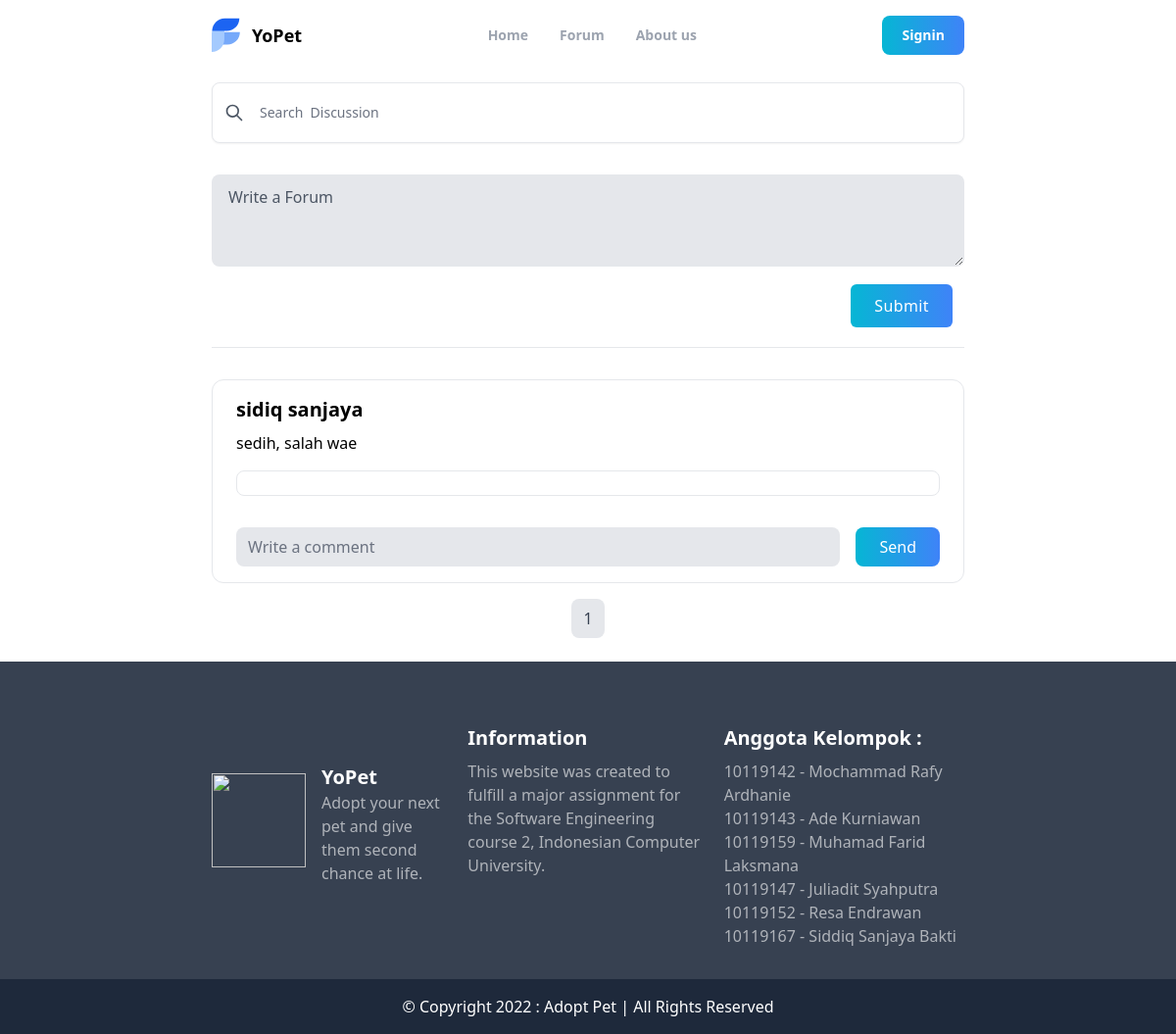
The app's page /?page=forum, older data.
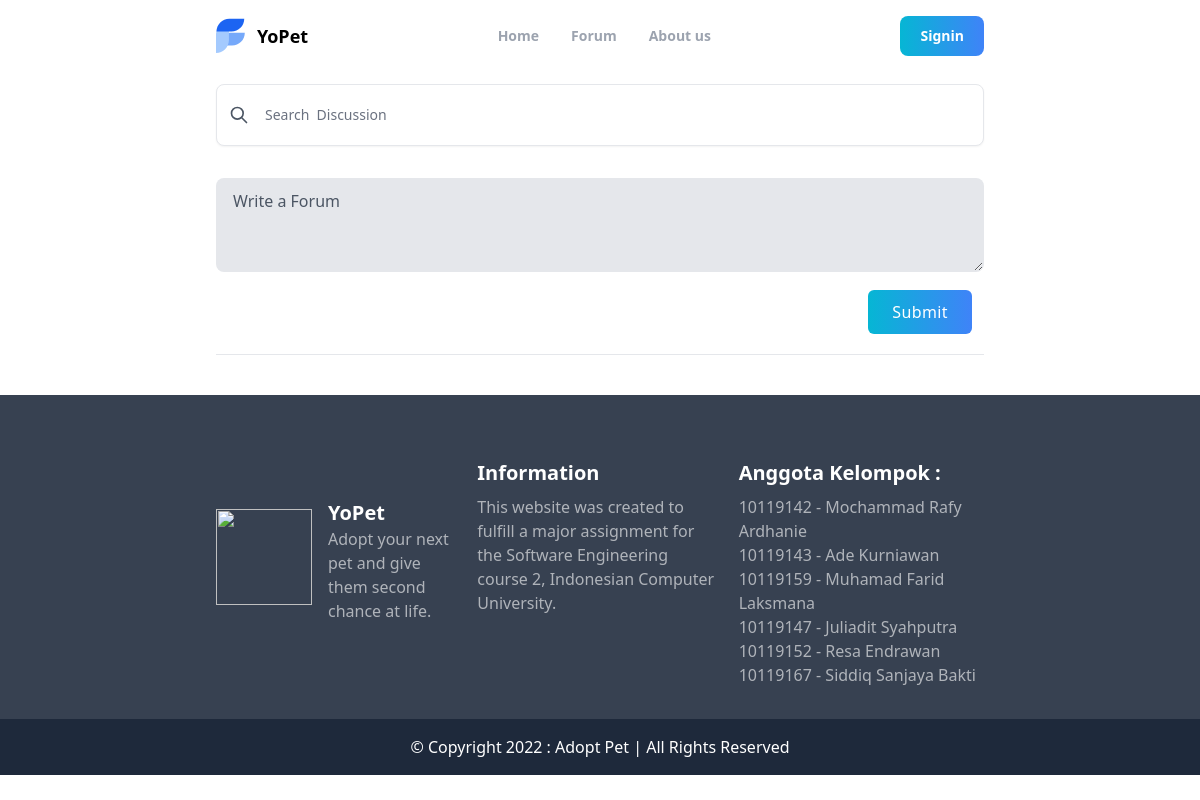
The same page, newer data.
### tables this page shows
CREATE TABLE `forum` (
  `id_forum` varchar(11) NOT NULL,
  `id_user` int(11) NOT NULL,
  `content_post` text NOT NULL,
  `date_post` datetime NOT NULL,
  PRIMARY KEY (`id_forum`),
  KEY `id_user` (`id_user`),
  CONSTRAINT `forum_ibfk_1` FOREIGN KEY (`id_user`) REFERENCES `user` (`id_user`) ON DELETE CASCADE ON UPDATE CASCADE
);

CREATE TABLE `user` (
  `id_user` int(11) NOT NULL AUTO_INCREMENT,
  `username` varchar(50) NOT NULL,
  `email` varchar(50) NOT NULL,
  `password` varchar(255) NOT NULL,
  `fullname` varchar(50) DEFAULT NULL,
  `create_at` datetime DEFAULT NULL,
  `gender` enum('M','F') DEFAULT NULL,
  `number_phone` decimal(15,0) DEFAULT NULL,
  `level` enum('admin','user') NOT NULL DEFAULT 'user',
  `city` varchar(100) DEFAULT NULL,
  PRIMARY KEY (`id_user`,`email`),
  UNIQUE KEY `username` (`username`,`email`)
);

### index.php (called while the page is built, shortened)
<?php
include "controler.php";
$ct = new controler();
$ct->geturl($_GET['page']);
?>

### class/class.post.php (called while the page is built, shortened)
<?php
Class post{
    public function loadforum($start,$limit,$cmd,$search){
        $db = dbconnect();
        if ($db->connect_errno == 0) {
            if($cmd == "full"){
                $sql = "SELECT `user`.`fullname`, `forum`.* FROM `user` RIGHT JOIN `forum` ON `forum`.`id_user` = `user`.`id_user` ORDER BY date_post DESC limit $start, $limit";
            }elseif($cmd == "search"){
                $sql = "SELECT `user`.`fullname`, `forum`.* FROM `user` RIGHT JOIN `forum` ON `forum`.`id_user` = `user`.`id_user` WHERE `content_post` LIKE  '%$search%'  ORDER BY date_post DESC limit $start, $limit";
            }
            $res = $db->query($sql);
                if ($res) {
                    $data = $res->fetch_all(MYSQLI_ASSOC);
                    return $data;
                } else
                    return FALSE;
        }else{
            return false;
        }
    }
    public function loadcommentforum($idpost){
        $db = dbconnect();
        if ($db->connect_errno == 0) {
            $sql = "SELECT `comment`.`content_comment` ,`comment`.`date_comment`, `user`.`fullname` , `user`.`id_user`, `forum`.`id_forum`, `comment`.`id_comment` FROM `forum` LEFT JOIN `comment` ON `comment`.`id_forum` = `forum`.`id_forum` LEFT JOIN `user` ON `comment`.`id_user` = `user`.`id_user` WHERE `forum`.`id_forum` = '$idpost' ORDER BY `comment`.`id_comment` DESC LIMIT 10";
            $res = $db->query($sql);
                if ($res) {
                    $data = $res->fetch_all(MYSQLI_ASSOC);
                    return $data;
                } else
                    return FALSE;
        }else{
            return false;
        }
    }
}
?>

### view/forum.php (the view, shortened to what this page needs)
<?php
$db = dbconnect();
$post = new post();
if($_SERVER["REQUEST_METHOD"] == "POST"){
    if(!isset($_POST['search'])){
        if(empty($_POST['search'])){
            if(empty($_SESSION['loggedin'])){
                header("location: ?page=signin");
            }elseif($_POST['type'] == "forum"){
                if(!empty($_POST['comment'])){
                    $post->createforum(htmlspecialchars($_SESSION['iduser']),htmlspecialchars($_POST['comment']));
                    header("location: /?page=forum");
                } else{
                    header("location: /?page=forum");
                }
            }elseif($_POST['type'] == "comment"){
                if(!empty($_POST['comment']) AND !empty($_POST['forum'])){
                    $post->savecommentforum($_SESSION['iduser'],htmlspecialchars($_POST['forum']),htmlspecialchars($_POST['comment']));
                    header("location: /?page=forum");
                }else{
                    header("location: /?page=forum");
                }
            }
        }else{
            header("location: /?page=forum");
        }
    }else{
        $data = $post->loadforum(0,20,"search",$_POST['search']);
    }
}else{
    $page = isset($_GET['ipage'])? (int)$_GET["ipage"]:1;
    $limit = 10;
    $start = ($page>1) ? ($page * $limit) - $limit : 0;
    $sql = $db->query("SELECT `forum`.`id_user` FROM `forum`");
    $total = mysqli_num_rows($sql);
    $pages = ceil($total/$limit);
    $data = $post->loadforum($start,$limit,"full",NULL);
}
?>
        <section>
            <form action="?page=forum" method="POST">
            <div class="WriteForum">
                <textarea class="border-transparent focus:border-blueGray-500 px-4 py-2.5 focus:bg-white focus:outline-none focus:shadow-outline focus:ring-2 ring-offset-current ring-offset-2 ring-gray-400 w-full bg-gray-200 mt-4 rounded-lg ease-in-out placeholder-gray-600"
                    name="comment" id="desc" cols="32" rows="3" placeholder="Write a Forum"></textarea>
                <div class="flex flex-row-reverse p-3">
                    <div class="flex-initial pl-3">
                        <button type="submit" class="flex items-center px-5 py-2.5 font-medium tracking-wide text-white capitalize   bg-gradient-to-r from-cyan-500 to-blue-500 rounded-md hover:bg-gray-800  focus:outline-none  transition duration-300 transform active:scale-95 ease-in-out">
                             <span class="mx-1">Submit</span>
                          </button>
                    </div>
                </div>
            </div>
            </form>
            <div class="border-t mt-2"></div>
            <?php
            foreach ($data as $dataf) {
                $reply = $post->loadcommentforum($dataf['id_forum']);
            ?>
            <div class="mt-8 posting">
                <div class="border rounded-xl">
                    <div class="px-6 py-4 post">
                        <div class="flex items-center justify-between">
                            <h1 class="text-xl font-semibold"><?php echo htmlspecialchars($dataf['fullname']); ?></h1>
                        </div>
                        <p class="mt-2"><?php echo htmlspecialchars($dataf['content_post']); ?></p>
                        <?php foreach ($reply as $datar){ ?>
                        <div class="px-4 py-2 mt-4 border rounded-lg">
                </div>
                        <?php } ?>
                        <form action="?page=forum" method="POST">
                            <div class="flex gap-4 mt-8">
                                <input class="w-full bg-gray-200 border-none rounded-lg" placeholder="Write a comment" type="text" name="comment">
                                <button class="px-6 text-white rounded-lg bg-gradient-to-r from-cyan-500 to-blue-500">Send</button>
                            </div>
                        </form>
                    </div>
                </div>
            </div>
            <?php } ?>
        </section>
        <?php if(!isset($_POST['search'])){ ?>
        <ul class="mb-6 mt-4 flex justify-center mx-auto my-8">
                <?php
                    for ($i=1; $i<=$pages ; $i++){
                ?>
                <li class="px-3 py-2 mx-1 text-gray-700 rounded-lg <?php if($page==$i){ echo "bg-gray-200";}else{echo "bg-gray-200 rounded-lg hover:bg-gray-700"; } ?>">
                    <a class="" href="?page=forum&ipage=<?php echo $i; ?>"><?php echo $i; ?></a>
                </li>
                <?php } ?>
            </ul>
        <?php } ?>
        </div>

### view/head.php (shortened to what this page needs)
<!DOCTYPE html>
<html lang="en">
<head>
    <link rel="stylesheet" href="view/style.css">
</head>

### controler.php (shortened to what this page needs)
<?php
include 'class/class.post.php';
Class controler {
    public function geturl($url){
        include 'view/head.php';
        if($url == ''){
           require 'view/navbar.php';
           require 'view/dashboard.php';
           require 'view/footer.php';
        }elseif($url == 'signin'){
            require 'view/signin.php';
        }elseif($url == 'signup'){
            require 'view/signup.php';
        }elseif($url == 'postpet'){
            require 'view/navbar.php';
            require 'view/post.php';
        }elseif($url == 'adopt-details'){
            require 'view/navbar.php';
            require 'view/adopt.php';
            require 'view/footer.php';
        }elseif($url == 'more-adopt'){
            require 'view/navbar.php';
            require 'view/search.php';
            require 'view/adoptapet.php';
            require 'view/footer.php';
        }elseif($url == 'profile'){
            require 'view/navbar.php';
            require 'view/profile.php';
        }elseif($url == 'edit-profile'){
            require 'view/navbar.php';
            require 'view/editprofile.php';
        }elseif($url == 'forum'){
            require 'view/navbar.php';
            require 'view/search.php';
            require 'view/forum.php';
            require 'view/footer.php';
        }elseif($url == 'about-us'){
            require 'view/navbar.php';
            require 'view/about.php';
            require 'view/footer.php';
        }elseif($url == 'logout'){
            require 'logout.php';
        }else{
            require 'view/navbar.php';
            require 'view/dashboard.php';
            require 'view/footer.php';
        }
    }
}

### view/navbar.php (shortened to what this page needs)
<body class="font-inter">
    <div class="container px-8 mx-auto lg:px-32 xl:px-40">
        <nav class="py-4">
            <div class="flex flex-wrap items-center justify-between mx-auto">
                <a href="/" class="flex">
                    <span class="self-center text-lg font-semibold whitespace-nowrap ">YoPet</span>
                </a>
                <?php if(empty($_SESSION["loggedin"])){ ?>
                <div class="flex md:order-2">
                    <a href="?page=signin" type="button" class="text-white bg-gradient-to-r from-cyan-500 to-blue-500 hover:bg-blue-800 focus:ring-4 focus:ring-blue-300 font-semibold rounded-lg text-sm px-5 py-2.5 text-center md:mr-0 ">Signin</a>
                </div>
                <?php } ?>
                <div class="items-center justify-between hidden w-full md:flex md:w-auto md:order-1">
                    <ul class="flex flex-col mt-4 md:flex-row md:space-x-8 md:mt-0 md:text-sm md:font-medium">
                        <li>
                            <a href="/" class="block py-2 pl-3 pr-4 font-semibold text-gray-400 border-b border-gray-100 hover:bg-gray-50 md:hover:bg-transparent md:border-0 md:hover:text-blue-700 md:p-0 ">Home</a>
                        </li>
                        <li>
                            <a href="?page=forum" class="block py-2 pl-3 pr-4 font-semibold text-gray-400 border-b border-gray-100 hover:bg-gray-50 md:hover:bg-transparent md:border-0 md:hover:text-blue-700 md:p-0 ">Forum</a>
                        </li>
                        <li>
                            <a href="?page=about-us" class="block py-2 pl-3 pr-4 font-semibold text-gray-400 border-b border-gray-100 hover:bg-gray-50 md:hover:bg-transparent md:border-0 md:hover:text-blue-700 md:p-0 ">About us</a>
                        </li>
                    </ul>
                </div>
            </div>
        </nav>

### view/search.php (shortened to what this page needs)
<form action='?page=<?php echo $_GET['page']; ?>' method='POST' enctype='multipart/form-data'>
<div class="mb-4 mt-3 bg-white rounded-lg flex items-center w-full p-3 shadow-sm border border-gray-200">
    <button @click="getImages()" type="submit" class="outline-none focus:outline-none"><svg class=" w-5 text-gray-600 h-5 cursor-pointer" fill="none" stroke-linecap="round" stroke-linejoin="round" stroke-width="2" stroke="currentColor" viewBox="0 0 24 24"><path d="M21 21l-6-6m2-5a7 7 0 11-14 0 7 7 0 0114 0z"></path></svg></button>
    <input type="search" name="search" @keydown.enter="getImages()" placeholder="Search <?php if($_GET['page'] == "more-adopt"){ ?> Animals" <?php } else { ?> Discussion <?php } ?>" x-model="q" class="w-full pl-4 text-sm border-none outline-none focus:outline-none focus:border-none active:border-none bg-transparent" <?php if(isset($_POST['search'])){echo 'value="'.$_POST['search'].'"'; }?> >
</div>
</form>

### view/footer.php
<div class="">
            <footer class="text-gray-600 body-font bg-gray-700">
                <div class="container px-8 lg:px-32 xl:px-40 mx-auto p-8 text-white">
                    <div class="grid grid-cols-1 md:grid-cols-2 lg:grid-cols-3 gap-4">
                        <div class="flex items-center">
                            <img class="w-24 h-24" src="https://cdn2.iconfinder.com/data/icons/charity-31/512/CharityIcons-50-512.png" alt="">
                            <div class="ml-4 mt-2">
                                <h1 class="text-xl font-semibold">YoPet</h1>
                                <p class=" opacity-60 font-thin">Adopt your next pet and give them second chance at life.</p>
                            </div>
                        </div>
                        <div class="mt-8 text-center md:text-left">
                            <h1 class="font-semibold text-xl">Information</h1>
                            <p class=" opacity-60 mt-2 font-thin">This website was created to fulfill a major assignment for the Software Engineering course 2, Indonesian Computer University.</p>
                        </div>
                        <div class="mt-8 text-center md:text-left">
                            <h1 class="font-semibold text-xl">Anggota Kelompok :</h1>
                            <ul class="opacity-60 mt-2 font-thin">
                                <li>10119142 - Mochammad Rafy Ardhanie</li>
                                <li>10119143 - Ade Kurniawan</li>
                                <li>10119159 - Muhamad Farid Laksmana</li>
                                <li>10119147 - Juliadit Syahputra</li>
                                <li>10119152 - Resa Endrawan</li>
                                <li>10119167 - Siddiq Sanjaya Bakti</li>
                            </ul>
                        </div>
                    </div>
                </div>
                <p class="text-center text-white py-4 bg-slate-800">
                    &copy; Copyright 2022 : Adopt Pet | All Rights Reserved
                </p>
            </footer>
</body>
</html>

Row changes from the older to the newer data that the page shows:
removed forum: user.fullname "sidiq sanjaya", content_post "sedih, salah wae"
Text that changed along with them:
list line gone: "1"
